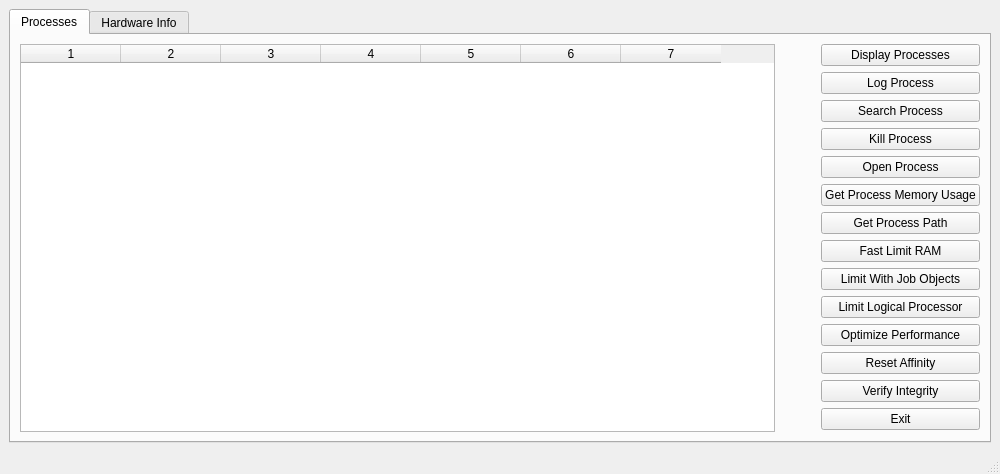
<?xml version="1.0" encoding="UTF-8"?>
<ui version="4.0">
 <class>MainWindow</class>
 <widget class="QMainWindow" name="MainWindow">
  <property name="geometry">
   <rect>
    <x>0</x>
    <y>0</y>
    <width>1000</width>
    <height>450</height>
   </rect>
  </property>
  <property name="windowTitle">
   <string>Process Monitor</string>
  </property>
  <widget class="QWidget" name="centralwidget">
   <layout class="QVBoxLayout" name="mainLayout">
    <item>
     <widget class="QTabWidget" name="tabWidget">
      <property name="tabPosition">
       <enum>QTabWidget::TabPosition::North</enum>
      </property>
      <property name="currentIndex">
       <number>0</number>
      </property>
      <widget class="QWidget" name="tabProcesses">
       <attribute name="title">
        <string>Processes</string>
       </attribute>
       <layout class="QVBoxLayout" name="processLayout">
        <item>
         <layout class="QHBoxLayout" name="mainHorizontalLayout">
          <item>
           <widget class="QTableWidget" name="tableProcesses">
            <property name="sizePolicy">
             <sizepolicy hsizetype="Expanding" vsizetype="Expanding">
              <horstretch>1</horstretch>
              <verstretch>1</verstretch>
             </sizepolicy>
            </property>
            <property name="minimumSize">
             <size>
              <width>600</width>
              <height>0</height>
             </size>
            </property>
            <property name="sortingEnabled">
             <bool>true</bool>
            </property>
            <property name="columnCount">
             <number>7</number>
            </property>
            <property name="horizontalHeaderLabels" stdset="0">
             <stringlist>
              <string>PID</string>
              <string>Name</string>
              <string>Memory</string>
              <string>Threads</string>
              <string>Status</string>
              <string>User</string>
              <string>Priority</string>
             </stringlist>
            </property>
            <column/>
            <column/>
            <column/>
            <column/>
            <column/>
            <column/>
            <column/>
           </widget>
          </item>
          <item>
           <spacer name="horizontalSpacer">
            <property name="orientation">
             <enum>Qt::Orientation::Horizontal</enum>
            </property>
            <property name="sizeType">
             <enum>QSizePolicy::Policy::Expanding</enum>
            </property>
            <property name="sizeHint" stdset="0">
             <size>
              <width>40</width>
              <height>20</height>
             </size>
            </property>
           </spacer>
          </item>
          <item>
           <layout class="QVBoxLayout" name="buttonLayout">
            <item>
             <widget class="QPushButton" name="btnProcessDisplay">
              <property name="text">
               <string>Display Processes</string>
              </property>
             </widget>
            </item>
            <item>
             <widget class="QPushButton" name="btnProcessLog">
              <property name="text">
               <string>Log Process</string>
              </property>
             </widget>
            </item>
            <item>
             <widget class="QPushButton" name="btnProcessSearch">
              <property name="text">
               <string>Search Process</string>
              </property>
             </widget>
            </item>
            <item>
             <widget class="QPushButton" name="btnKillProcess">
              <property name="text">
               <string>Kill Process</string>
              </property>
             </widget>
            </item>
            <item>
             <widget class="QPushButton" name="btnOpenProcess">
              <property name="text">
               <string>Open Process</string>
              </property>
             </widget>
            </item>
            <item>
             <widget class="QPushButton" name="btnGetProcessMemoryUsage">
              <property name="text">
               <string>Get Process Memory Usage</string>
              </property>
             </widget>
            </item>
            <item>
             <widget class="QPushButton" name="btnGetProcessPath">
              <property name="text">
               <string>Get Process Path</string>
              </property>
             </widget>
            </item>
            <item>
             <widget class="QPushButton" name="btnFastLimitRAM">
              <property name="text">
               <string>Fast Limit RAM</string>
              </property>
             </widget>
            </item>
            <item>
             <widget class="QPushButton" name="btnLimitJobObjects">
              <property name="text">
               <string>Limit With Job Objects</string>
              </property>
             </widget>
            </item>
            <item>
             <widget class="QPushButton" name="btnLimitLogicalProcessors">
              <property name="text">
               <string>Limit Logical Processor</string>
              </property>
             </widget>
            </item>
            <item>
             <widget class="QPushButton" name="btnOptimizePerformance">
              <property name="text">
               <string>Optimize Performance</string>
              </property>
             </widget>
            </item>
            <item>
             <widget class="QPushButton" name="btnResetAffinity">
              <property name="text">
               <string>Reset Affinity</string>
              </property>
             </widget>
            </item>
            <item>
             <widget class="QPushButton" name="btnVerifyIntegrity">
              <property name="text">
               <string>Verify Integrity</string>
              </property>
             </widget>
            </item>
            <item>
             <widget class="QPushButton" name="btnExit">
              <property name="text">
               <string>Exit</string>
              </property>
             </widget>
            </item>
           </layout>
          </item>
         </layout>
        </item>
       </layout>
      </widget>
      <widget class="QWidget" name="tabHardware">
       <attribute name="title">
        <string>Hardware Info</string>
       </attribute>
       <layout class="QVBoxLayout" name="hardwareLayout">
        <item>
         <widget class="QTextEdit" name="textHardwareInfo">
          <property name="readOnly">
           <bool>true</bool>
          </property>
         </widget>
        </item>
        <item>
         <spacer name="verticalSpacerHardware">
          <property name="orientation">
           <enum>Qt::Orientation::Vertical</enum>
          </property>
          <property name="sizeType">
           <enum>QSizePolicy::Expanding</enum>
          </property>
         </spacer>
        </item>
        <item>
         <widget class="QPushButton" name="btnToggleHardwareInfo">
          <property name="text">
           <string>Display Hardware Info</string>
          </property>
         </widget>
        </item>
       </layout>
      </widget>
     </widget>
    </item>
   </layout>
  </widget>
  <widget class="QMenuBar" name="menubar">
   <property name="geometry">
    <rect>
     <x>0</x>
     <y>0</y>
     <width>810</width>
     <height>33</height>
    </rect>
   </property>
  </widget>
  <widget class="QStatusBar" name="statusbar"/>
 </widget>
 <resources/>
 <connections/>
</ui>
